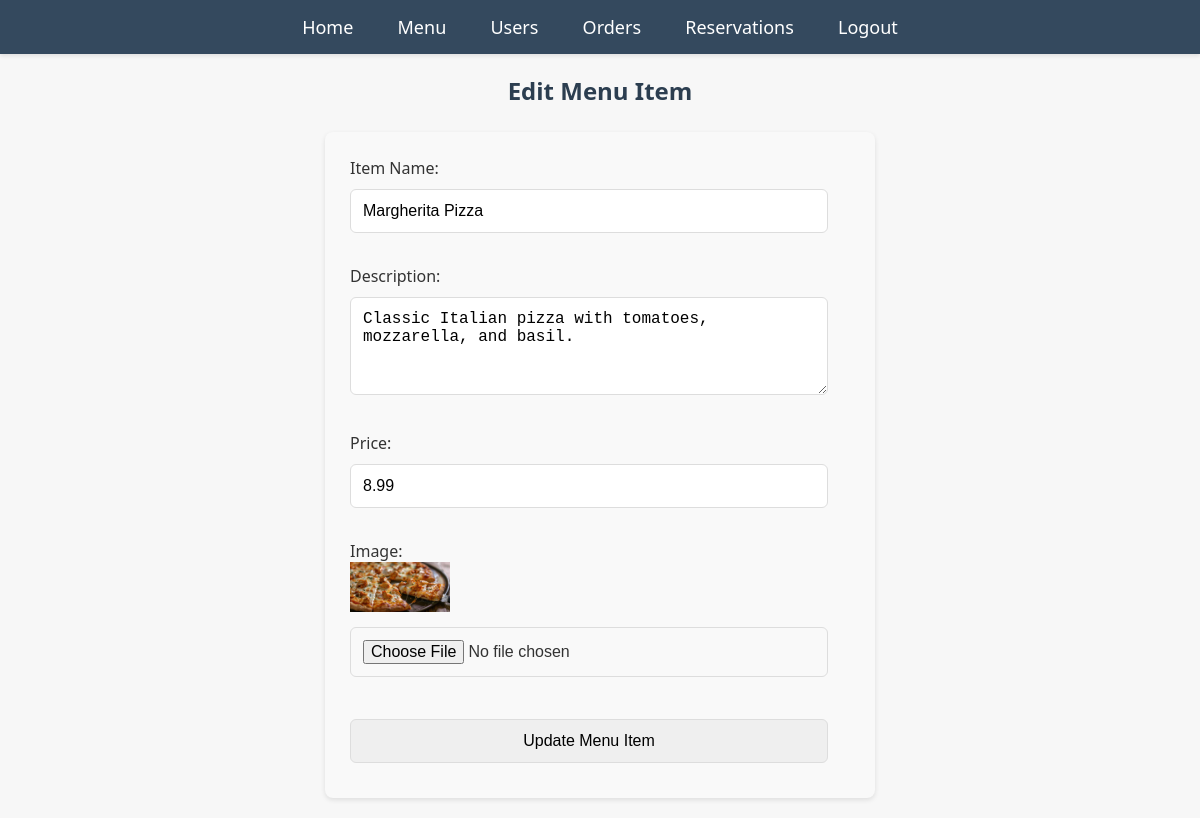
Screenshot of /admin/edit_menu.php?id=2 (signed in) with the database file from the repository.
### tables this page shows
CREATE TABLE `menu` (
  `id` int(11) NOT NULL,
  `item_name` varchar(100) NOT NULL,
  `description` text NOT NULL,
  `price` decimal(8,2) NOT NULL,
  `image_url` varchar(255) DEFAULT NULL,
  `created_at` timestamp NOT NULL DEFAULT current_timestamp()
);

### admin/edit_menu.php (the view, shortened to what this page needs)
<?php
include('config.php');
$id = (int)$_GET["id"];
$sql = "SELECT * FROM menu WHERE id = $id";
$result = mysqli_query($conn, $sql);
$menu = mysqli_fetch_assoc($result);
?>
<!DOCTYPE html>
<html lang="en">
<head>
    <link rel="stylesheet" href="../CSS/style.css">
</head>
<body>
<?php include('navbar.php'); ?>
<div>
    <h2>Edit Menu Item</h2>
    <form method="post" enctype="multipart/form-data">
        <label>Item Name:</label><br>
        <input type="text" name="item_name" value="<?php echo htmlspecialchars($menu["item_name"]); ?>" required><br><br>
        <label>Description:</label><br>
        <textarea name="description" rows="4" required><?php echo htmlspecialchars($menu["description"]); ?></textarea><br><br>
        <label>Price:</label><br>
        <input type="number" step="0.01" name="price" value="<?php echo $menu["price"]; ?>" required><br><br>
        <label>Image:</label><br>
        <?php if (!empty($menu["image_url"])): ?>
            <img src="<?php echo $menu["image_url"]; ?>" width="100"><br>
        <?php endif; ?>
        <input type="file" name="image" accept="image/*"><br><br>
        <input type="submit" value="Update Menu Item">
    </form>
</div>
</body>
</html>

### CSS/style.css (style rules this page uses)
body { font-family: 'Segoe UI', Tahoma, Geneva, Verdana, sans-serif; margin: 0; padding: 0; background-color: #f7f7f7; color: #333; }
h1,h2,h3,h4 { text-align: center; color: #2c3e50; margin-bottom: 25px; }
form { width: 90%; max-width: 500px; margin: 20px auto; padding: 25px; background-color: #f9f9f9; border-radius: 8px; box-shadow: 0 2px 5px rgba(0, 0, 0, 0.1); }
input, textarea, select { width: calc(100% - 22px); padding: 12px; margin: 10px 0; border: 1px solid #ddd; border-radius: 6px; box-sizing: border-box; font-size: 16px; }

### rows the page displays
menu: item_name "Margherita Pizza", description "Classic Italian pizza with tomatoes, mozzarella, and basil.", price "8.99", image_url (picture)
